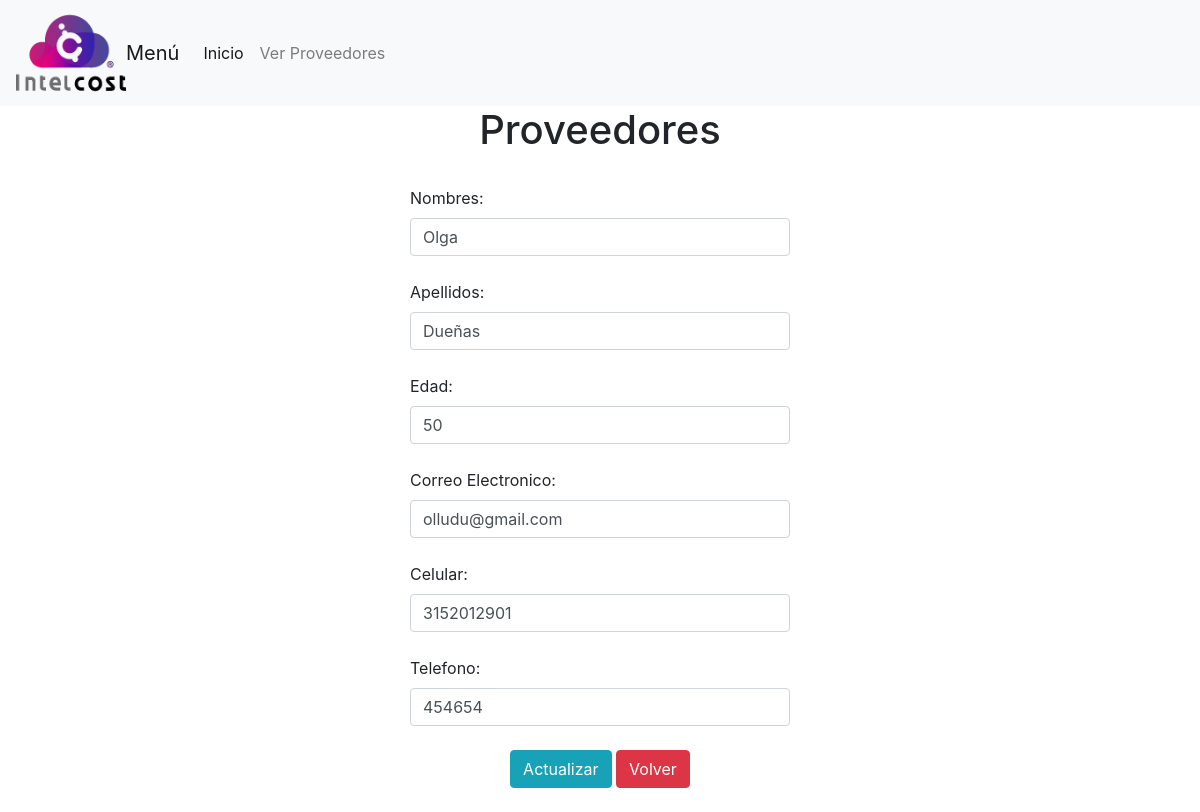
Page /Intelcost/paginas/actualizar.php?id=82 on the committed database.
### tables this page shows
CREATE TABLE `proveedores` (
  `id` int(11) NOT NULL,
  `nombres` varchar(60) NOT NULL,
  `apellidos` varchar(60) NOT NULL,
  `edad` smallint(6) NOT NULL,
  `correo_electronico` varchar(150) NOT NULL,
  `celular` bigint(20) NOT NULL,
  `telefono` varchar(20) DEFAULT NULL,
  `registro` datetime NOT NULL
);

### Intelcost/conexion/conexion.php (called while the page is built, shortened)
<?php
$tabla1 = "proveedores";
?>

### Intelcost/paginas/actualizar.php (the view, shortened to what this page needs)
<?php
$id = $_GET["id"];
?>
<!DOCTYPE html>
<html lang="en">
<head>
    <link rel="stylesheet" href="https://stackpath.bootstrapcdn.com/bootstrap/4.5.2/css/bootstrap.min.css">
    <nav class="navbar navbar-expand-lg navbar-light bg-light" style="background-color: #e3f2fd;">
        <img src="/Intelcost/imagen/logointelcost.png" width="110" height="90" class="d-inline-block align-top" alt="">
        <a class="navbar-brand" href="#"> Menú</a>
        <div class="collapse navbar-collapse" id="navbarNav">
            <ul class="navbar-nav">
                <li class="nav-item active">
                    <a class="nav-link" href="index.php">Inicio <span class="sr-only">(current)</span></a>
                </li>
                <li class="nav-item">
                    <a class="nav-link" href="listar.php">Ver Proveedores</a>
                </li>
            </ul>
        </div>
    </nav>
</head>
<body>
    <?php
    include("../conexion/conexion.php");
    $sql = "SELECT * FROM $tabla1  WHERE id = '$id'";
    $res = mysqli_query($conexion, $sql);
    while ($mostrar = mysqli_fetch_assoc($res)) {
    ?>
        <form method=POST action="../control/procesoActuali.php">
            <div class="row">
                <div class="col-md-4"></div>
                <div class="col-md-4">
                    <center>
                        <h1>Proveedores</h1>
                    </center>
                    <div class="form-grupo">
                        <br>
                    </div>
                    <div class="form-grupo">
                        <label for="nombres">Nombres: </label>
                        <input type="text" name="nombres" value="<?php echo $mostrar["nombres"]; ?>" class="form-control" placeholder="" id="nombres" require="true">
                        <br>
                    </div>
                    <div class="form-grupo">
                        <label for="apellidos">Apellidos: </label>
                        <input type="text" name="apellidos" value="<?php echo $mostrar["apellidos"]; ?>" class="form-control" placeholder="" id="apellidos" require="true">
                        <br>
                    </div>
                    <div class="form-grupo">
                        <label for="edad">Edad: </label>
                        <input type="text" name="edad" value="<?php echo $mostrar["edad"]; ?>" class="form-control" placeholder="" id="edad" require="true">
                        <br>
                    </div>
                    <div class="form-grupo">
                        <label for="correo">Correo Electronico: </label>
                        <input type="text" name="correo" value="<?php echo $mostrar["correo_electronico"]; ?>" class="form-control" placeholder="" id="correo" require="true">
                        <br>
                    </div>
                    <div class="form-grupo">
                        <label for="celular">Celular: </label>
                        <input type="text" name="celular" value="<?php echo $mostrar["celular"]; ?>" class="form-control" placeholder="" id="celular" require="true">
                        <br>
                    </div>
                    <div class="form-grupo">
                        <label for="telefono">Telefono: </label>
                        <input type="text" name="telefono" value="<?php echo $mostrar["telefono"]; ?>" class="form-control" placeholder="" id="telefono" require="">
                        <br>
                    </div>
                    <center>
                        <input type="submit" value="Actualizar" class="btn btn-info" name="btnActualizar">
                        <input type="button" class="btn btn-danger" value="Volver" onclick="history.go(-1);">
                    </center>
                    <br>
                <?php
            }
                ?>
</body>
</html>

### rows in the picture
proveedores: nombres "Olga", apellidos "Dueñas", edad "50", correo "olludu@gmail.com", celular "3152012901", telefono "454654"
